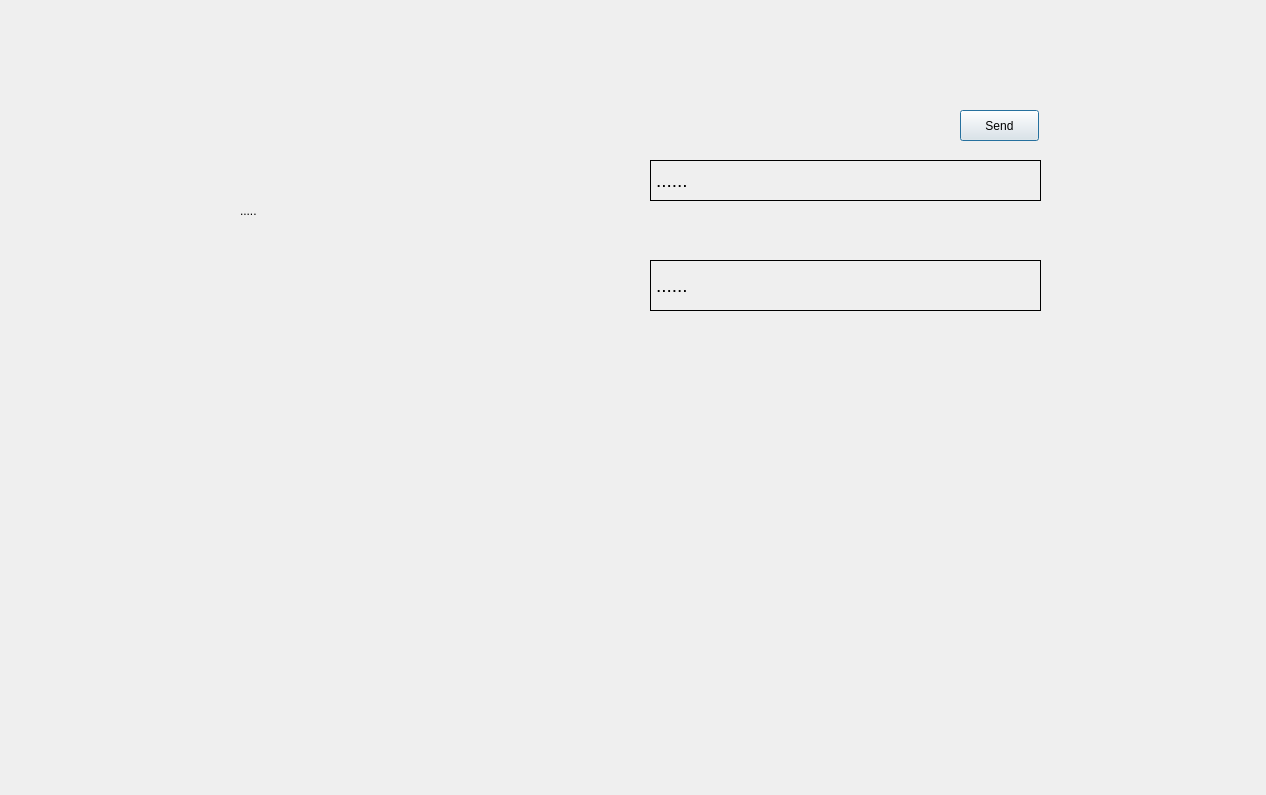
<?xml version="1.0" encoding="UTF-8"?>
<ui version="4.0">
 <class>KSJSCZDemoMainWindow</class>
 <widget class="QDialog" name="KSJSCZDemoMainWindow">
  <property name="geometry">
   <rect>
    <x>0</x>
    <y>0</y>
    <width>1266</width>
    <height>795</height>
   </rect>
  </property>
  <property name="windowTitle">
   <string>Dialog</string>
  </property>
  <widget class="QPushButton" name="StartCapturePushButton">
   <property name="geometry">
    <rect>
     <x>960</x>
     <y>110</y>
     <width>79</width>
     <height>31</height>
    </rect>
   </property>
   <property name="text">
    <string>Send</string>
   </property>
  </widget>
  <widget class="QLabel" name="statusLabel">
   <property name="geometry">
    <rect>
     <x>240</x>
     <y>180</y>
     <width>381</width>
     <height>61</height>
    </rect>
   </property>
   <property name="text">
    <string>.....</string>
   </property>
  </widget>
  <widget class="QLabel" name="label_1">
   <property name="geometry">
    <rect>
     <x>650</x>
     <y>160</y>
     <width>391</width>
     <height>41</height>
    </rect>
   </property>
   <property name="font">
    <font>
     <family>Arial</family>
     <pointsize>14</pointsize>
    </font>
   </property>
   <property name="frameShape">
    <enum>QFrame::Panel</enum>
   </property>
   <property name="text">
    <string>......</string>
   </property>
  </widget>
  <widget class="QLabel" name="label_2">
   <property name="geometry">
    <rect>
     <x>650</x>
     <y>260</y>
     <width>391</width>
     <height>51</height>
    </rect>
   </property>
   <property name="font">
    <font>
     <family>Arial</family>
     <pointsize>14</pointsize>
    </font>
   </property>
   <property name="frameShape">
    <enum>QFrame::Panel</enum>
   </property>
   <property name="text">
    <string>......</string>
   </property>
  </widget>
 </widget>
 <resources/>
 <connections/>
</ui>
